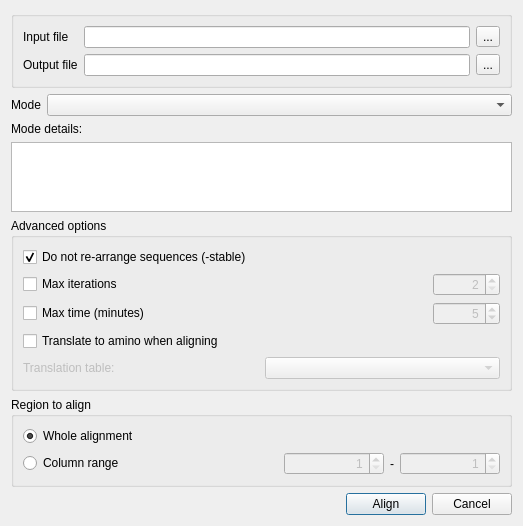
<?xml version="1.0" encoding="UTF-8"?>
<ui version="4.0">
 <class>MuscleAlignmentDialog</class>
 <widget class="QDialog" name="MuscleAlignmentDialog">
  <property name="geometry">
   <rect>
    <x>0</x>
    <y>0</y>
    <width>523</width>
    <height>494</height>
   </rect>
  </property>
  <property name="minimumSize">
   <size>
    <width>523</width>
    <height>0</height>
   </size>
  </property>
  <property name="windowTitle">
   <string>Align with MUSCLE</string>
  </property>
  <layout class="QVBoxLayout" name="verticalLayout_2">
   <item>
    <layout class="QVBoxLayout" name="verticalLayout">
     <item>
      <widget class="QGroupBox" name="inputGroupBox">
       <property name="title">
        <string/>
       </property>
       <layout class="QGridLayout" name="gridLayout_2">
        <item row="0" column="0">
         <layout class="QGridLayout" name="gridLayout">
          <item row="0" column="0">
           <widget class="QLabel" name="label_5">
            <property name="text">
             <string>Input file</string>
            </property>
           </widget>
          </item>
          <item row="0" column="1">
           <widget class="QLineEdit" name="inputFileLineEdit"/>
          </item>
          <item row="0" column="2">
           <widget class="QToolButton" name="inputFilePathButton">
            <property name="text">
             <string>...</string>
            </property>
           </widget>
          </item>
          <item row="1" column="0">
           <widget class="QLabel" name="label_6">
            <property name="text">
             <string>Output file</string>
            </property>
           </widget>
          </item>
          <item row="1" column="1">
           <widget class="QLineEdit" name="outputFileLineEdit"/>
          </item>
          <item row="1" column="2">
           <widget class="QToolButton" name="outputFilePathButton">
            <property name="text">
             <string>...</string>
            </property>
           </widget>
          </item>
         </layout>
        </item>
       </layout>
      </widget>
     </item>
     <item>
      <layout class="QGridLayout" name="gridLayout_3">
       <item row="0" column="0">
        <widget class="QLabel" name="label">
         <property name="sizePolicy">
          <sizepolicy hsizetype="Maximum" vsizetype="Preferred">
           <horstretch>0</horstretch>
           <verstretch>0</verstretch>
          </sizepolicy>
         </property>
         <property name="text">
          <string>Mode</string>
         </property>
        </widget>
       </item>
       <item row="0" column="1">
        <widget class="QComboBox" name="confBox"/>
       </item>
      </layout>
     </item>
     <item>
      <widget class="QLabel" name="label_3">
       <property name="text">
        <string>Mode details:</string>
       </property>
      </widget>
     </item>
     <item>
      <widget class="QTextEdit" name="confEdit">
       <property name="sizePolicy">
        <sizepolicy hsizetype="Expanding" vsizetype="Expanding">
         <horstretch>0</horstretch>
         <verstretch>0</verstretch>
        </sizepolicy>
       </property>
       <property name="readOnly">
        <bool>true</bool>
       </property>
      </widget>
     </item>
     <item>
      <widget class="QGroupBox" name="groupBox_2">
       <property name="title">
        <string>Advanced options</string>
       </property>
       <layout class="QGridLayout" name="gridLayout_9">
        <item row="0" column="0">
         <layout class="QGridLayout" name="gridLayout_8">
          <item row="0" column="0">
           <widget class="QCheckBox" name="stableCB">
            <property name="text">
             <string>Do not re-arrange sequences (-stable)</string>
            </property>
            <property name="checked">
             <bool>true</bool>
            </property>
           </widget>
          </item>
          <item row="1" column="0">
           <layout class="QGridLayout" name="gridLayout_7">
            <item row="0" column="0">
             <widget class="QCheckBox" name="maxItersCheckBox">
              <property name="enabled">
               <bool>true</bool>
              </property>
              <property name="text">
               <string>Max iterations</string>
              </property>
             </widget>
            </item>
            <item row="0" column="1">
             <spacer name="horizontalSpacer_3">
              <property name="orientation">
               <enum>Qt::Horizontal</enum>
              </property>
              <property name="sizeHint" stdset="0">
               <size>
                <width>108</width>
                <height>17</height>
               </size>
              </property>
             </spacer>
            </item>
            <item row="0" column="2">
             <widget class="QSpinBox" name="maxItersSpinBox">
              <property name="enabled">
               <bool>false</bool>
              </property>
              <property name="alignment">
               <set>Qt::AlignRight|Qt::AlignTrailing|Qt::AlignVCenter</set>
              </property>
              <property name="minimum">
               <number>2</number>
              </property>
              <property name="maximum">
               <number>1000000000</number>
              </property>
             </widget>
            </item>
           </layout>
          </item>
          <item row="2" column="0">
           <layout class="QGridLayout" name="gridLayout_6">
            <item row="0" column="0">
             <widget class="QCheckBox" name="maxMinutesCheckBox">
              <property name="enabled">
               <bool>true</bool>
              </property>
              <property name="text">
               <string>Max time (minutes)</string>
              </property>
             </widget>
            </item>
            <item row="0" column="1">
             <spacer name="horizontalSpacer_4">
              <property name="orientation">
               <enum>Qt::Horizontal</enum>
              </property>
              <property name="sizeHint" stdset="0">
               <size>
                <width>108</width>
                <height>20</height>
               </size>
              </property>
             </spacer>
            </item>
            <item row="0" column="2">
             <widget class="QSpinBox" name="maxMinutesSpinBox">
              <property name="enabled">
               <bool>false</bool>
              </property>
              <property name="alignment">
               <set>Qt::AlignRight|Qt::AlignTrailing|Qt::AlignVCenter</set>
              </property>
              <property name="suffix">
               <string/>
              </property>
              <property name="minimum">
               <number>1</number>
              </property>
              <property name="maximum">
               <number>1000000000</number>
              </property>
              <property name="value">
               <number>5</number>
              </property>
             </widget>
            </item>
           </layout>
          </item>
          <item row="3" column="0">
           <widget class="QCheckBox" name="translateCheckBox">
            <property name="toolTip">
             <string>Translating alignment to amino allows to avoid errors of inserting gaps within codon boundaries.</string>
            </property>
            <property name="text">
             <string>Translate to amino when aligning</string>
            </property>
           </widget>
          </item>
          <item row="4" column="0">
           <layout class="QGridLayout" name="gridLayout_5">
            <item row="0" column="0">
             <widget class="QLabel" name="label_4">
              <property name="enabled">
               <bool>false</bool>
              </property>
              <property name="text">
               <string>Translation table:</string>
              </property>
             </widget>
            </item>
            <item row="0" column="1">
             <widget class="QComboBox" name="translationTableBox">
              <property name="enabled">
               <bool>false</bool>
              </property>
             </widget>
            </item>
           </layout>
          </item>
         </layout>
        </item>
       </layout>
      </widget>
     </item>
     <item>
      <widget class="QGroupBox" name="groupBox">
       <property name="title">
        <string>Region to align</string>
       </property>
       <layout class="QGridLayout" name="gridLayout_12">
        <item row="0" column="0" rowspan="3" colspan="2">
         <layout class="QGridLayout" name="gridLayout_11">
          <item row="0" column="0">
           <widget class="QRadioButton" name="wholeRangeRB">
            <property name="text">
             <string>Whole alignment</string>
            </property>
            <property name="checked">
             <bool>true</bool>
            </property>
           </widget>
          </item>
          <item row="1" column="0">
           <layout class="QGridLayout" name="gridLayout_10">
            <item row="0" column="0">
             <widget class="QRadioButton" name="customRangeRB">
              <property name="enabled">
               <bool>true</bool>
              </property>
              <property name="text">
               <string>Column range</string>
              </property>
              <property name="checkable">
               <bool>true</bool>
              </property>
             </widget>
            </item>
            <item row="0" column="1">
             <spacer name="horizontalSpacer_2">
              <property name="orientation">
               <enum>Qt::Horizontal</enum>
              </property>
              <property name="sizeHint" stdset="0">
               <size>
                <width>40</width>
                <height>20</height>
               </size>
              </property>
             </spacer>
            </item>
            <item row="0" column="2">
             <widget class="QSpinBox" name="rangeStartSB">
              <property name="enabled">
               <bool>false</bool>
              </property>
              <property name="minimumSize">
               <size>
                <width>100</width>
                <height>0</height>
               </size>
              </property>
              <property name="alignment">
               <set>Qt::AlignRight|Qt::AlignTrailing|Qt::AlignVCenter</set>
              </property>
              <property name="minimum">
               <number>1</number>
              </property>
              <property name="maximum">
               <number>100000000</number>
              </property>
             </widget>
            </item>
            <item row="0" column="4">
             <widget class="QSpinBox" name="rangeEndSB">
              <property name="enabled">
               <bool>false</bool>
              </property>
              <property name="minimumSize">
               <size>
                <width>100</width>
                <height>0</height>
               </size>
              </property>
              <property name="alignment">
               <set>Qt::AlignRight|Qt::AlignTrailing|Qt::AlignVCenter</set>
              </property>
              <property name="minimum">
               <number>1</number>
              </property>
              <property name="maximum">
               <number>100000000</number>
              </property>
             </widget>
            </item>
            <item row="0" column="3">
             <widget class="QLabel" name="label_2">
              <property name="text">
               <string>-</string>
              </property>
              <property name="alignment">
               <set>Qt::AlignCenter</set>
              </property>
             </widget>
            </item>
           </layout>
          </item>
         </layout>
        </item>
       </layout>
      </widget>
     </item>
     <item>
      <layout class="QGridLayout" name="gridLayout_13">
       <item row="0" column="0">
        <spacer name="horizontalSpacer">
         <property name="orientation">
          <enum>Qt::Horizontal</enum>
         </property>
         <property name="sizeHint" stdset="0">
          <size>
           <width>40</width>
           <height>20</height>
          </size>
         </property>
        </spacer>
       </item>
       <item row="0" column="1">
        <widget class="QPushButton" name="alignButton">
         <property name="text">
          <string>Align</string>
         </property>
         <property name="default">
          <bool>true</bool>
         </property>
        </widget>
       </item>
       <item row="0" column="2">
        <widget class="QPushButton" name="cancelButton">
         <property name="text">
          <string>Cancel</string>
         </property>
        </widget>
       </item>
      </layout>
     </item>
    </layout>
   </item>
  </layout>
 </widget>
 <resources/>
 <connections>
  <connection>
   <sender>cancelButton</sender>
   <signal>clicked()</signal>
   <receiver>MuscleAlignmentDialog</receiver>
   <slot>reject()</slot>
   <hints>
    <hint type="sourcelabel">
     <x>494</x>
     <y>360</y>
    </hint>
    <hint type="destinationlabel">
     <x>252</x>
     <y>139</y>
    </hint>
   </hints>
  </connection>
  <connection>
   <sender>alignButton</sender>
   <signal>clicked()</signal>
   <receiver>MuscleAlignmentDialog</receiver>
   <slot>accept()</slot>
   <hints>
    <hint type="sourcelabel">
     <x>411</x>
     <y>360</y>
    </hint>
    <hint type="destinationlabel">
     <x>252</x>
     <y>139</y>
    </hint>
   </hints>
  </connection>
  <connection>
   <sender>translateCheckBox</sender>
   <signal>toggled(bool)</signal>
   <receiver>translationTableBox</receiver>
   <slot>setEnabled(bool)</slot>
   <hints>
    <hint type="sourcelabel">
     <x>109</x>
     <y>362</y>
    </hint>
    <hint type="destinationlabel">
     <x>155</x>
     <y>388</y>
    </hint>
   </hints>
  </connection>
  <connection>
   <sender>translateCheckBox</sender>
   <signal>toggled(bool)</signal>
   <receiver>label_4</receiver>
   <slot>setEnabled(bool)</slot>
   <hints>
    <hint type="sourcelabel">
     <x>109</x>
     <y>362</y>
    </hint>
    <hint type="destinationlabel">
     <x>63</x>
     <y>388</y>
    </hint>
   </hints>
  </connection>
  <connection>
   <sender>maxItersCheckBox</sender>
   <signal>clicked(bool)</signal>
   <receiver>maxItersSpinBox</receiver>
   <slot>setEnabled(bool)</slot>
   <hints>
    <hint type="sourcelabel">
     <x>27</x>
     <y>185</y>
    </hint>
    <hint type="destinationlabel">
     <x>143</x>
     <y>184</y>
    </hint>
   </hints>
  </connection>
  <connection>
   <sender>maxMinutesCheckBox</sender>
   <signal>clicked(bool)</signal>
   <receiver>maxMinutesSpinBox</receiver>
   <slot>setEnabled(bool)</slot>
   <hints>
    <hint type="sourcelabel">
     <x>28</x>
     <y>211</y>
    </hint>
    <hint type="destinationlabel">
     <x>120</x>
     <y>214</y>
    </hint>
   </hints>
  </connection>
  <connection>
   <sender>customRangeRB</sender>
   <signal>toggled(bool)</signal>
   <receiver>rangeEndSB</receiver>
   <slot>setEnabled(bool)</slot>
   <hints>
    <hint type="sourcelabel">
     <x>84</x>
     <y>309</y>
    </hint>
    <hint type="destinationlabel">
     <x>484</x>
     <y>310</y>
    </hint>
   </hints>
  </connection>
  <connection>
   <sender>customRangeRB</sender>
   <signal>toggled(bool)</signal>
   <receiver>rangeStartSB</receiver>
   <slot>setEnabled(bool)</slot>
   <hints>
    <hint type="sourcelabel">
     <x>84</x>
     <y>309</y>
    </hint>
    <hint type="destinationlabel">
     <x>368</x>
     <y>310</y>
    </hint>
   </hints>
  </connection>
 </connections>
</ui>
